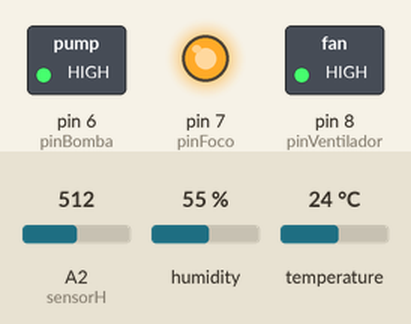
Simulated run of this sketch. Board: Arduino Uno, built for the host (arithmetic inside an expression is 32-bit, double 64-bit). Shown: switched loads named in the sketch (green lamp = pin HIGH), output pins drawn as LEDs (lit = HIGH). The inputs (shaded band) are chosen by the test bench; at power-on: temperature 24 °C, A2 (sensorH) = 512, humidity 55 %. No radio packets arrive unless stated.

Above: at 2.8 s.
2.9 s: temperature set to 20 °C
5.6 s: temperature set to 17 °C
At 6.9 s:
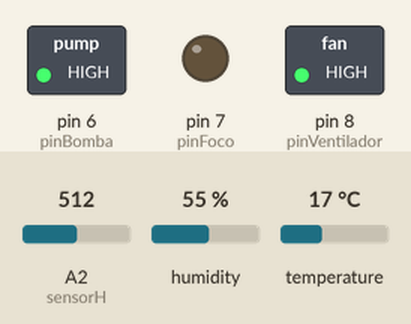
8.3 s: temperature set to 33 °C
At 10.6 s:
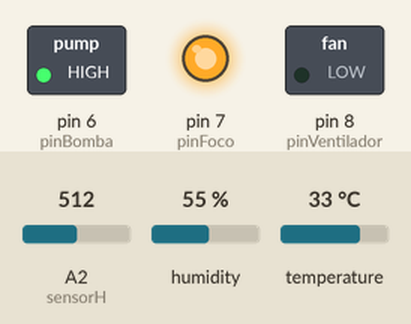
11.6 s: temperature set to 31 °C
14.3 s: temperature set to 28 °C
At 16.7 s:
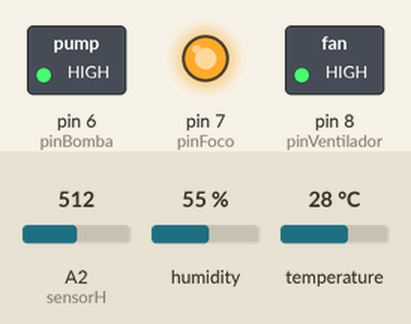
17.7 s: temperature set to 12 °C
At 19.1 s:
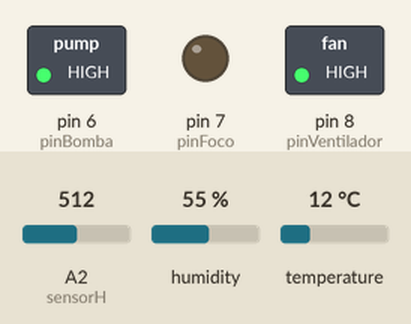
Timing chart, 0 to 20.7 s (numbered marks = the images above; inputs shaded):
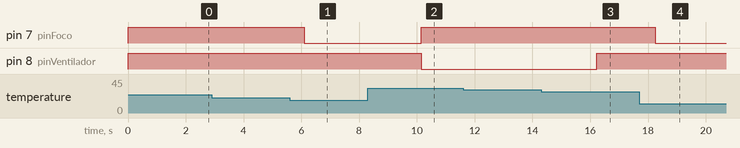

Measured:
- the behaviour switches between 19 and 18 °C on temperature (found by bisection; images 0 and 1)
- the behaviour switches between 30 and 29 °C on temperature (found by bisection; images 2 and 3)
- after the input at 2.9 s, every drawn part: stays the same
- after the input at 5.6 s, pin 7 (pinFoco): HIGH → LOW after 0.50 s
- after the input at 8.3 s, pin 7 (pinFoco): LOW → HIGH after 1.9 s; pin 8 (pinVentilador): HIGH → LOW after 1.9 s
- after the input at 11.6 s, every drawn part: stays the same
- after the input at 14.3 s, pin 8 (pinVentilador): LOW → HIGH after 1.9 s
- after the input at 17.7 s, pin 7 (pinFoco): HIGH → LOW after 0.55 s

The sketch:

S3_Transmisor.ino
```cpp
#include <SPI.h>
#include <RF24.h>
#include <nRF24L01.h>
#include <DHT.h>

// Sensores
const int sensorH = 2;
#define DHTPIN 1
#define DHTTYPE DHT11
DHT dht(DHTPIN, DHTTYPE);

// Relés en S3
const int pinBomba = 6;      // IN1
const int pinFoco = 7;       // IN2
const int pinVentilador = 8;  // IN3

// Radio nRF24L01 (S3: CE=4, CSN=5)
RF24 radio(4, 5);
const byte address[6] = "12321";

struct Payload {
  int humedadSuelo;
  float temperatura;
  bool bombaOn;
  bool focoOn;
  bool ventOn;
};

Payload datos;

void setup() {
  Serial.begin(115200);
  dht.begin();

  pinMode(pinBomba, OUTPUT);
  pinMode(pinFoco, OUTPUT);
  pinMode(pinVentilador, OUTPUT);

  // Apagar todo al inicio (HIGH = OFF)
  digitalWrite(pinBomba, HIGH);
  digitalWrite(pinFoco, HIGH);
  digitalWrite(pinVentilador, HIGH);

  SPI.begin(12, 13, 11, 5);
  if (!radio.begin()) Serial.println("Error Radio");

  radio.openWritingPipe(address);
  radio.setPALevel(RF24_PA_LOW);
  radio.stopListening();
}

void loop() {
  datos.humedadSuelo = analogRead(sensorH);
  datos.temperatura = dht.readTemperature();

  // --- LÓGICA LOCAL ---
  // Bomba: Si suelo > 3200 (Seco)
  if(datos.humedadSuelo > 3200) { digitalWrite(pinBomba, LOW); datos.bombaOn = true; }
  else { digitalWrite(pinBomba, HIGH); datos.bombaOn = false; }

  // Foco: Si Temp < 19°C
  if(datos.temperatura < 19.0) { digitalWrite(pinFoco, LOW); datos.focoOn = true; }
  else { digitalWrite(pinFoco, HIGH); datos.focoOn = false; }

  // Ventilador: Si Temp > 28°C
  if(datos.temperatura > 29.0) { digitalWrite(pinVentilador, LOW); datos.ventOn = true; }
  else { digitalWrite(pinVentilador, HIGH); datos.ventOn = false; }

  // Enviar al WROOM
  radio.write(&datos, sizeof(Payload));

  delay(2000);
}
```
